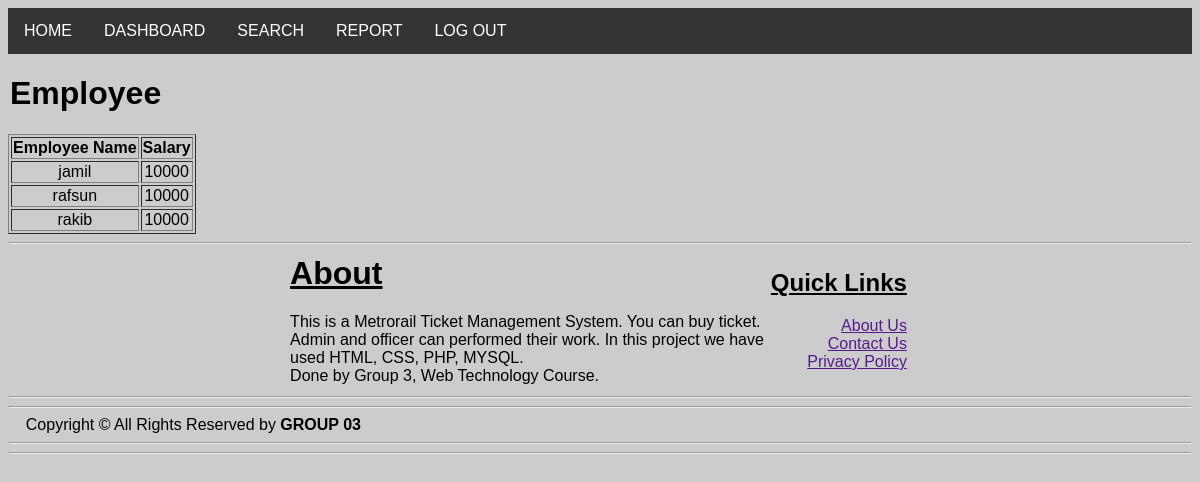
The page /admin/emp.php on the database its author committed.
### tables this page shows
CREATE TABLE `add_emp` (
  `e_id` varchar(20) NOT NULL,
  `name` text NOT NULL,
  `pass` text NOT NULL,
  `gender` text NOT NULL,
  `email` varchar(20) NOT NULL,
  `phone` text NOT NULL,
  `address` text NOT NULL,
  `dob` text NOT NULL,
  `bl_grp` text NOT NULL,
  `nid` text NOT NULL,
  `salary` int(11) NOT NULL,
  `e_count` int(11) NOT NULL
);

### admin/Models/db_config.php (called while the page is built, shortened)
<?php
	$db_server="localhost";
	$db_uname="root";
	$db_pass="";
	$db_name="web_project";
	function get($query){
		global $db_server,$db_uname,$db_pass,$db_name;
		$conn = mysqli_connect($db_server,$db_uname,$db_pass,$db_name);
		$data = array();
		if($conn){
			$result = mysqli_query($conn,$query);
			while($row = mysqli_fetch_assoc($result)){
				$data[] = $row;
			}
		}
		return $data;
	}
?>

### admin/emp.php (the view, shortened to what this page needs)
<?php
include_once 'header.php';
   require_once 'Models/db_config.php';
?>
<html>
	    <head>
        </head>
    <body>
	<legend><h1>Employee</h1></legend>
           <div class="row">
                <div class="column">
                    <table border="1">
                        <?php
                        $query1 = "SELECT name,salary FROM `add_emp`";
                        $result1=get($query1);
                        echo "<tr><th>Employee Name</th>
						                   <th> Salary</th>
						                   </tr>";
                        ?>
                       <?php
                        foreach ($result1 as $row){
                            echo "<tr><td align='center'>$row[name]</td>";
                            echo "<td align='center'>$row[salary]</td></tr>";}
                        ?>
                    </table>
                </div>
                </div>
            </body>
</html>
<?php include_once 'footer.php'?>

### admin/header.php (style rules this page uses)
body { font-family: Arial, Helvetica, sans-serif; background-color: rgb(204, 204, 204); }

### admin/emp.php (style rules this page uses)
body { background-color: rgb(204, 204, 204); }

### rows shown on the page
add_emp: name "jamil", salary "10000"
add_emp: name "rafsun", salary "10000"
add_emp: name "rakib", salary "10000"
